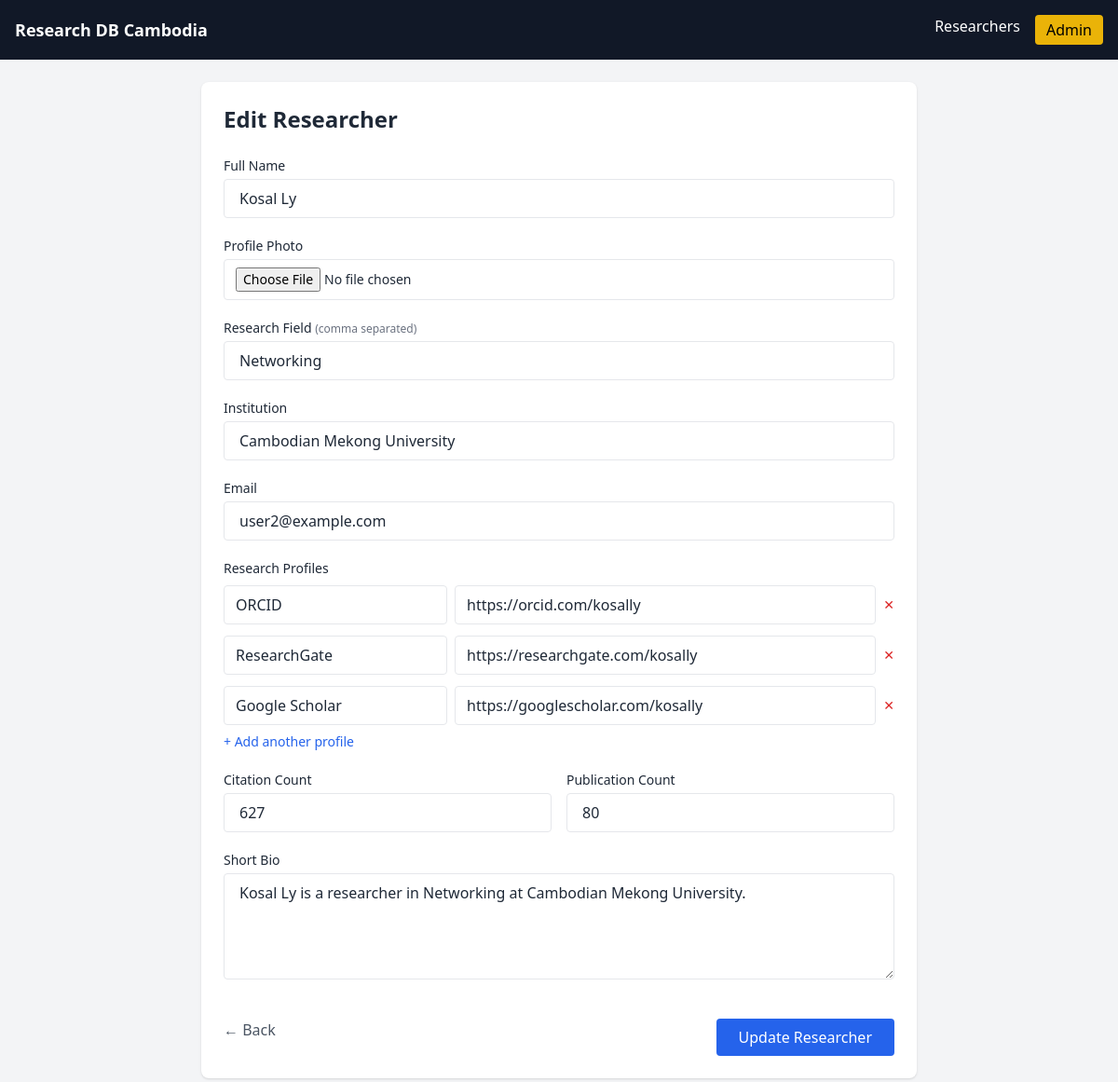
The page /edit/2 (signed in) on the database its author committed.
### tables this page shows
CREATE TABLE researchers (
    id INTEGER PRIMARY KEY AUTOINCREMENT,
    name TEXT NOT NULL,
    field TEXT,
    institution TEXT,
    email TEXT,
    bio TEXT,
    citation_count INTEGER DEFAULT 0,
    publication_count INTEGER DEFAULT 0,
    photo TEXT
);

CREATE TABLE research_profiles (
    id INTEGER PRIMARY KEY AUTOINCREMENT,
    researcher_id INTEGER,
    platform TEXT,
    url TEXT,
    FOREIGN KEY(researcher_id) REFERENCES researchers(id) ON DELETE CASCADE
);

### app.py (the view, shortened to what this page needs)
@app.route("/edit/<int:id>", methods=["GET", "POST"])
def edit(id):
    if not session.get("admin"):
        return redirect("/login")
    db = get_db()
    researcher = db.execute("SELECT * FROM researchers WHERE id=?", (id,)).fetchone()
    profiles = db.execute(
        "SELECT platform, url FROM research_profiles WHERE researcher_id=?", (id,)
    ).fetchall()
    db.close()
    return render_template("edit.html", r=researcher, profiles=profiles)

### app.py (called while the page is built)
def get_db():
    conn = sqlite3.connect("database.db")
    conn.row_factory = sqlite3.Row
    return conn

### templates/edit.html (shortened to what this page needs)
{% extends "base.html" %}
{% block content %}
<div class="max-w-3xl mx-auto bg-white shadow rounded-lg p-6">
    <h1 class="text-2xl font-semibold mb-6">
        Edit Researcher
    </h1>
    <form method="post" enctype="multipart/form-data" class="space-y-5">
        <div>
            <label class="block text-sm font-medium mb-1">Full Name</label>
            <input name="name" value="{{ r.name }}" required
                class="w-full px-4 py-2 border rounded">
        </div>
        <div>
            <label class="block text-sm font-medium mb-1">Profile Photo</label>
            <input type="file" name="photo" accept="image/*"
                class="w-full text-sm border rounded px-3 py-2">
        </div>
        <div>
            <label class="block text-sm font-medium mb-1">
                Research Field
                <span class="text-xs text-gray-500">(comma separated)</span>
            </label>
            <input name="field" value="{{ r.field }}" required
                class="w-full px-4 py-2 border rounded">
        </div>
        <div>
            <label class="block text-sm font-medium mb-1">Institution</label>
            <input name="institution" value="{{ r.institution }}" required
                class="w-full px-4 py-2 border rounded">
        </div>
        <div>
            <label class="block text-sm font-medium mb-1">Email</label>
            <input name="email" type="email" value="{{ r.email }}"
                class="w-full px-4 py-2 border rounded">
        </div>
        <div>
            <label class="block text-sm font-medium mb-2">
                Research Profiles
            </label>
            <div id="profiles" class="space-y-3">
                {% for p in profiles %}
                <div class="flex gap-2">
                    <input name="profile_platform[]" value="{{ p.platform }}"
                        class="w-1/3 px-3 py-2 border rounded">
                    <input name="profile_url[]" value="{{ p.url }}"
                        class="flex-1 px-3 py-2 border rounded">
                    <button type="button" onclick="removeRow(this)"
                        class="text-red-600 text-sm">✕</button>
                </div>
                {% endfor %}
            </div>
            <button type="button" onclick="addRow()"
                class="mt-2 text-sm text-blue-600 hover:underline">
                + Add another profile
            </button>
        </div>
        <div class="grid md:grid-cols-2 gap-4">
            <div>
                <label class="block text-sm font-medium mb-1">Citation Count</label>
                <input name="citation_count" type="number" min="0"
                    value="{{ r.citation_count }}"
                    class="w-full px-4 py-2 border rounded">
            </div>
            <div>
                <label class="block text-sm font-medium mb-1">Publication Count</label>
                <input name="publication_count" type="number" min="0"
                    value="{{ r.publication_count }}"
                    class="w-full px-4 py-2 border rounded">
            </div>
        </div>
        <div>
            <label class="block text-sm font-medium mb-1">Short Bio</label>
            <textarea name="bio" rows="4"
                class="w-full px-4 py-2 border rounded">{{ r.bio }}</textarea>
        </div>
        <div class="flex justify-between pt-4">
            <a href="/admin" class="text-gray-600 hover:underline">← Back</a>
            <button class="bg-blue-600 text-white px-6 py-2 rounded hover:bg-blue-500">
                Update Researcher
            </button>
        </div>
    </form>
</div>
{% endblock %}

### templates/base.html (shortened to what this page needs)
<!DOCTYPE html>
<html lang="en">
<head>
    <script src="https://cdn.tailwindcss.com"></script>
</head>
<body class="bg-gray-100 text-gray-800">
<nav class="bg-gray-900 text-white">
    <div class="max-w-7xl mx-auto px-4">
        <div class="flex justify-between items-center h-16">
            <a href="/" class="text-lg font-semibold">
                Research DB Cambodia
            </a>
            <div class="hidden md:flex space-x-4">
                <a href="/researchers" class="hover:text-yellow-400">
                    Researchers
                </a>
                <a href="/login" class="bg-yellow-500 text-black px-3 py-1 rounded hover:bg-yellow-400">
                    Admin
                </a>
            </div>
        </div>
    </div>
</nav>
<main class="max-w-7xl mx-auto px-4 py-6">
    {% block content %}{% endblock %}
</main>
</body>
</html>

### rows shown on the page
researchers: name "Kosal Ly", field "Networking", institution "Cambodian Mekong University", email "user2@example.com", citation_count "627", publication_count "80", bio "Kosal Ly is a researcher in Networking at Cambodian Mekong University."
research_profiles: platform "ORCID", url "https://orcid.com/kosally"
research_profiles: platform "ResearchGate", url "https://researchgate.com/kosally"
research_profiles: platform "Google Scholar", url "https://googlescholar.com/kosally"
